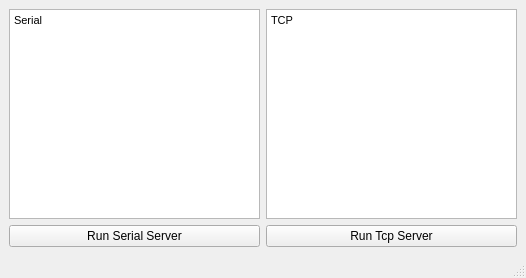
<?xml version="1.0" encoding="UTF-8"?>
<ui version="4.0">
 <class>MainWindow</class>
 <widget class="QMainWindow" name="MainWindow">
  <property name="geometry">
   <rect>
    <x>0</x>
    <y>0</y>
    <width>526</width>
    <height>278</height>
   </rect>
  </property>
  <property name="windowTitle">
   <string>MainWindow</string>
  </property>
  <widget class="QWidget" name="centralwidget">
   <layout class="QGridLayout" name="gridLayout">
    <item row="0" column="0">
     <layout class="QHBoxLayout" name="horizontalLayout">
      <item>
       <widget class="QTextEdit" name="serialEdit">
        <property name="html">
         <string>&lt;!DOCTYPE HTML PUBLIC &quot;-//W3C//DTD HTML 4.0//EN&quot; &quot;http://www.w3.org/TR/REC-html40/strict.dtd&quot;&gt;
&lt;html&gt;&lt;head&gt;&lt;meta name=&quot;qrichtext&quot; content=&quot;1&quot; /&gt;&lt;style type=&quot;text/css&quot;&gt;
p, li { white-space: pre-wrap; }
&lt;/style&gt;&lt;/head&gt;&lt;body style=&quot; font-family:'MS Shell Dlg 2'; font-size:8.25pt; font-weight:400; font-style:normal;&quot;&gt;
&lt;p style=&quot; margin-top:0px; margin-bottom:0px; margin-left:0px; margin-right:0px; -qt-block-indent:0; text-indent:0px;&quot;&gt;Serial&lt;/p&gt;
&lt;p style=&quot;-qt-paragraph-type:empty; margin-top:0px; margin-bottom:0px; margin-left:0px; margin-right:0px; -qt-block-indent:0; text-indent:0px;&quot;&gt;&lt;br /&gt;&lt;/p&gt;&lt;/body&gt;&lt;/html&gt;</string>
        </property>
       </widget>
      </item>
      <item>
       <widget class="QTextEdit" name="tcpEdit">
        <property name="html">
         <string>&lt;!DOCTYPE HTML PUBLIC &quot;-//W3C//DTD HTML 4.0//EN&quot; &quot;http://www.w3.org/TR/REC-html40/strict.dtd&quot;&gt;
&lt;html&gt;&lt;head&gt;&lt;meta name=&quot;qrichtext&quot; content=&quot;1&quot; /&gt;&lt;style type=&quot;text/css&quot;&gt;
p, li { white-space: pre-wrap; }
&lt;/style&gt;&lt;/head&gt;&lt;body style=&quot; font-family:'MS Shell Dlg 2'; font-size:8.25pt; font-weight:400; font-style:normal;&quot;&gt;
&lt;p style=&quot; margin-top:0px; margin-bottom:0px; margin-left:0px; margin-right:0px; -qt-block-indent:0; text-indent:0px;&quot;&gt;TCP&lt;/p&gt;&lt;/body&gt;&lt;/html&gt;</string>
        </property>
       </widget>
      </item>
     </layout>
    </item>
    <item row="1" column="0">
     <layout class="QVBoxLayout" name="verticalLayout">
      <item>
       <layout class="QHBoxLayout" name="horizontalLayout_2">
        <item>
         <widget class="QPushButton" name="serialServerButton">
          <property name="text">
           <string>Run Serial Server</string>
          </property>
         </widget>
        </item>
        <item>
         <widget class="QPushButton" name="tcpServerButton">
          <property name="text">
           <string>Run Tcp Server</string>
          </property>
         </widget>
        </item>
       </layout>
      </item>
     </layout>
    </item>
   </layout>
  </widget>
  <widget class="QMenuBar" name="menubar">
   <property name="geometry">
    <rect>
     <x>0</x>
     <y>0</y>
     <width>526</width>
     <height>21</height>
    </rect>
   </property>
  </widget>
  <widget class="QStatusBar" name="statusbar"/>
 </widget>
 <resources/>
 <connections/>
</ui>
